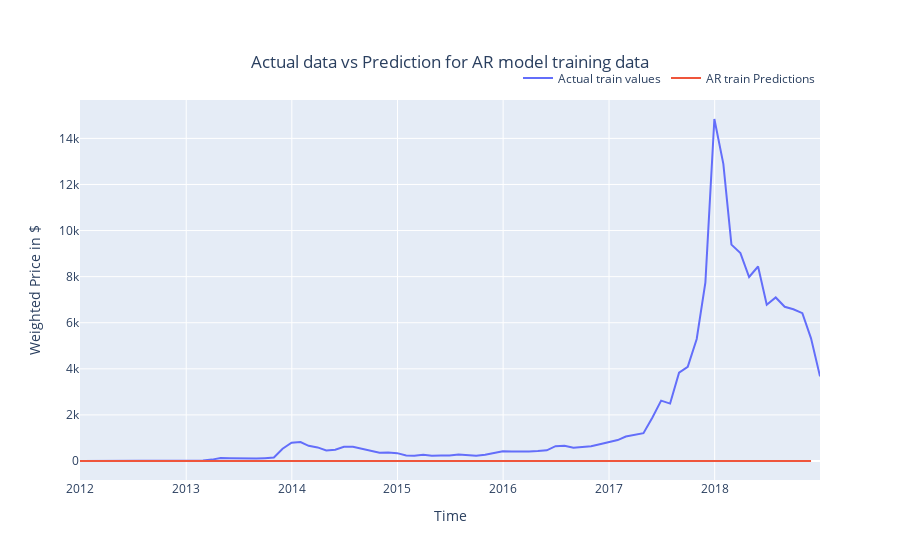

Source (notebook cell):
### Code cell
trace0 = go.Line(x=train.index, y=train.Weighted_Price, name='Actual train values');
trace1 = go.Line(x=train.index, y=invboxcox(AR_model.fittedvalues,lam), name='AR train Predictions');
layout = dict(title={'text': "Actual data vs Prediction for AR model training data\n",'y':0.9,'x':0.5,'xanchor': 'center','yanchor': 'top'},
              xaxis = dict(title = 'Time'),
              yaxis = dict(title = 'Weighted Price in $')
            );
data = [trace0,trace1]

fig = go.Figure(data = data, layout = layout);
fig.update_layout(legend=dict(
    orientation="h",
    yanchor="bottom",
    y=1.02,
    xanchor="right",
    x=1
))
fig.show();
